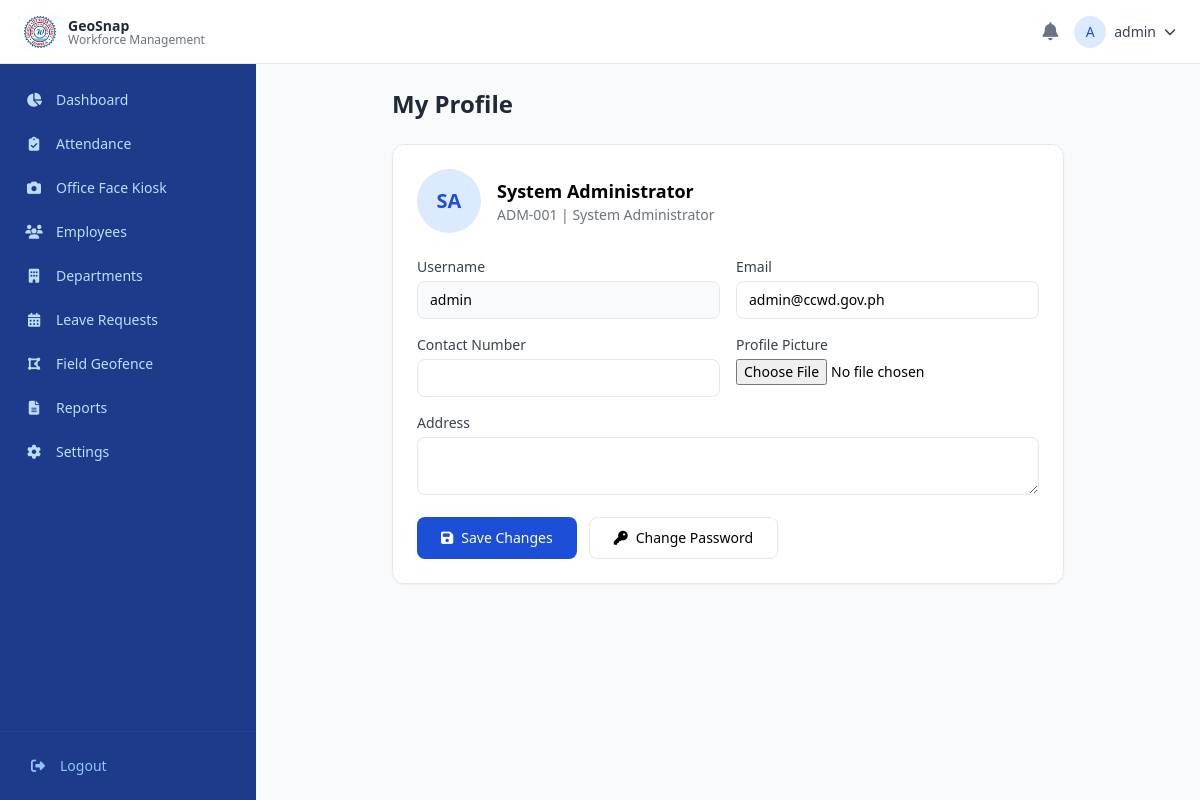
Screenshot of /index.php?page=profile (signed in) with the database file from the repository.
### tables this page shows
CREATE TABLE `employees` (
  `id` INT UNSIGNED NOT NULL AUTO_INCREMENT,
  `user_id` INT UNSIGNED NOT NULL,
  `department_id` INT UNSIGNED DEFAULT NULL,
  `employee_no` VARCHAR(50) NOT NULL,
  `first_name` VARCHAR(100) NOT NULL,
  `last_name` VARCHAR(100) NOT NULL,
  `middle_name` VARCHAR(100) DEFAULT NULL,
  `position` VARCHAR(255) DEFAULT NULL,
  `contact_no` VARCHAR(50) DEFAULT NULL,
  `email` VARCHAR(255) DEFAULT NULL,
  `address` TEXT DEFAULT NULL,
  `employment_status` ENUM('regular','probationary','contractual','part-time') DEFAULT 'regular',
  `profile_pic` VARCHAR(255) DEFAULT NULL,
  `is_active` TINYINT(1) DEFAULT 1,
  `created_at` TIMESTAMP DEFAULT CURRENT_TIMESTAMP,
  `updated_at` TIMESTAMP DEFAULT CURRENT_TIMESTAMP ON UPDATE CURRENT_TIMESTAMP,
  PRIMARY KEY (`id`),
  UNIQUE KEY `uk_employees_no` (`employee_no`),
  UNIQUE KEY `uk_employees_user` (`user_id`),
  KEY `idx_employees_dept` (`department_id`),
  KEY `idx_employees_status` (`employment_status`),
  KEY `idx_employees_active` (`is_active`),
  CONSTRAINT `fk_employees_user` FOREIGN KEY (`user_id`) REFERENCES `users` (`id`) ON DELETE CASCADE ON UPDATE CASCADE,
  CONSTRAINT `fk_employees_dept` FOREIGN KEY (`department_id`) REFERENCES `departments` (`id`) ON DELETE SET NULL ON UPDATE CASCADE
);

CREATE TABLE `users` (
  `id` INT UNSIGNED NOT NULL AUTO_INCREMENT,
  `role_id` INT UNSIGNED NOT NULL,
  `username` VARCHAR(100) NOT NULL,
  `email` VARCHAR(255) NOT NULL,
  `password` VARCHAR(255) NOT NULL,
  `remember_token` VARCHAR(255) DEFAULT NULL,
  `reset_token` VARCHAR(255) DEFAULT NULL,
  `reset_expires` DATETIME DEFAULT NULL,
  `is_active` TINYINT(1) DEFAULT 1,
  `last_login` DATETIME DEFAULT NULL,
  `created_at` TIMESTAMP DEFAULT CURRENT_TIMESTAMP,
  `updated_at` TIMESTAMP DEFAULT CURRENT_TIMESTAMP ON UPDATE CURRENT_TIMESTAMP,
  PRIMARY KEY (`id`),
  UNIQUE KEY `uk_users_username` (`username`),
  UNIQUE KEY `uk_users_email` (`email`),
  KEY `idx_users_role` (`role_id`),
  KEY `idx_users_active` (`is_active`),
  CONSTRAINT `fk_users_role` FOREIGN KEY (`role_id`) REFERENCES `roles` (`id`) ON DELETE RESTRICT ON UPDATE CASCADE
);

### includes/security.php (called while the page is built, shortened)
<?php
function escapeOutput($data) {
    return htmlspecialchars($data, ENT_QUOTES | ENT_HTML5, 'UTF-8');
}

### modules/profile.php (the view, shortened to what this page needs)
<?php
$employeeId = getEmployeeIdFromUser($_SESSION['user_id']);
if (isAdmin() && isset($_GET['id'])) {
    $empId = intval($_GET['id']);
} else {
    $empId = $employeeId;
}
$stmt = $db->prepare("
    SELECT e.*, u.username, u.email as user_email
    FROM employees e
    JOIN users u ON e.user_id = u.id
    WHERE e.id = ?
");
$stmt->execute([$empId]);
$emp = $stmt->fetch();
?>
<div class="max-w-2xl mx-auto">
    <h1 class="text-xl sm:text-2xl font-bold text-gray-800 mb-4 sm:mb-6">My Profile</h1>
    <div class="bg-white rounded-xl shadow-sm border p-4 sm:p-6">
        <div class="flex items-center space-x-4 mb-6">
            <div class="w-16 h-16 rounded-full flex items-center justify-center overflow-hidden <?= $emp['profile_pic'] ? '' : 'bg-blue-100' ?>">
                <?php if ($emp['profile_pic'] && file_exists(__DIR__ . '/../' . $emp['profile_pic'])): ?>
                <img src="/<?= $emp['profile_pic'] ?>" class="w-full h-full object-cover">
                <?php else: ?>
                <span class="text-xl font-bold text-blue-700"><?= strtoupper(substr($emp['first_name'], 0, 1) . substr($emp['last_name'], 0, 1)) ?></span>
                <?php endif; ?>
            </div>
            <div>
                <h2 class="text-lg font-semibold"><?= escapeOutput($emp['first_name'] . ' ' . $emp['last_name']) ?></h2>
                <p class="text-sm text-gray-500"><?= escapeOutput($emp['employee_no']) ?> | <?= escapeOutput($emp['position'] ?? 'N/A') ?></p>
            </div>
        </div>
        <form method="POST" enctype="multipart/form-data" class="space-y-4">
            <div class="grid grid-cols-1 md:grid-cols-2 gap-4">
                <div>
                    <label class="block text-sm font-medium text-gray-700 mb-1">Username</label>
                    <input type="text" value="<?= escapeOutput($emp['username']) ?>" disabled class="w-full px-3 py-2 border rounded-lg text-sm bg-gray-50">
                </div>
                <div>
                    <label class="block text-sm font-medium text-gray-700 mb-1">Email</label>
                    <input type="email" name="email" value="<?= escapeOutput($emp['user_email'] ?? '') ?>" class="w-full px-3 py-2 border rounded-lg text-sm">
                </div>
                <div>
                    <label class="block text-sm font-medium text-gray-700 mb-1">Contact Number</label>
                    <input type="text" name="contact_no" value="<?= escapeOutput($emp['contact_no'] ?? '') ?>" class="w-full px-3 py-2 border rounded-lg text-sm">
                </div>
                <div>
                    <label class="block text-sm font-medium text-gray-700 mb-1">Profile Picture</label>
                    <input type="file" name="profile_pic" accept="image/*" class="w-full text-sm">
                </div>
            </div>
            <div>
                <label class="block text-sm font-medium text-gray-700 mb-1">Address</label>
                <textarea name="address" rows="2" class="w-full px-3 py-2 border rounded-lg text-sm"><?= escapeOutput($emp['address'] ?? '') ?></textarea>
            </div>
            <div class="flex space-x-3">
                <button type="submit" class="px-6 py-2.5 bg-blue-700 text-white rounded-lg text-sm font-medium hover:bg-blue-800"><i class="fas fa-save mr-2"></i>Save Changes</button>
                <a href="<?= APP_URL ?>/index.php?page=change-password" class="px-6 py-2.5 border rounded-lg text-sm hover:bg-gray-50"><i class="fas fa-key mr-2"></i>Change Password</a>
            </div>
        </form>
    </div>
</div>

### rows the page displays
employees: first_name+last_name "SA", first_name+last_name "System Administrator", employee_no "ADM-001", position "System Administrator", user.username "admin", email "admin@ccwd.gov.ph"

### other values shown
substr($_SESSION['username'] ?? 'U', 0, 1) "A"
escapeOutput($_SESSION['username'] ?? 'User') "admin"
$item['label'] "Dashboard"
$item['label'] "Attendance"
$item['label'] "Office Face Kiosk"
$item['label'] "Employees"
$item['label'] "Departments"
$item['label'] "Leave Requests"
$item['label'] "Field Geofence"
$item['label'] "Reports"
$item['label'] "Settings"
